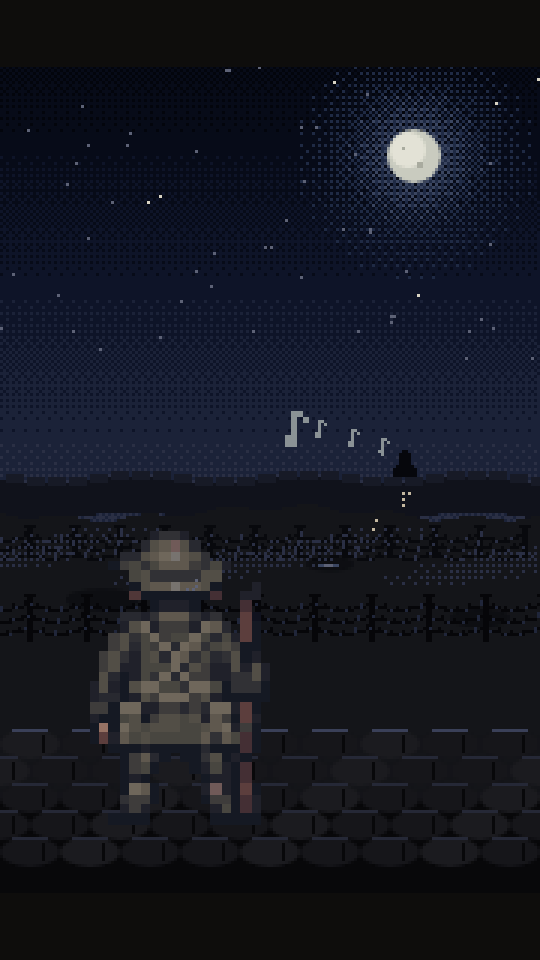
#> input picture marketing/art/day7_song_still.png, 1080 x 1920 px, given in place of hegemony_east.png, which was not available (shown at 1/2 size)
$ python make_news_thumb.py art/day7_song_still.png
#> lines starting #> are read from the running program, lines starting #| are printed output that depends on the picture
### marketing/make_posts.py
"""Promo grafika pro Instagram (Mud & Iron): profilovka a posty 4:5.

Vše se kreslí v malém pixelovém rozlišení (paleta Trench 24, písmo Silkscreen v násobcích 8 px, VT323 jen ve velikosti 15, text bez vyhlazování)
a teprve nakonec se celočíselně zvětší, takže pixely zůstanou ostré.
Použití: python marketing/make_posts.py   (z kořene repa)
"""
import os
import random

from PIL import Image, ImageDraw, ImageFont

# Text se kreslí BEZ vyhlazování (1 bit): v malé mřížce a po zvětšení ×5 by šedé odstíny hran vypadaly jako rozpitý text.
# Platí pro všechny skripty, které importují tenhle modul (make_day, make_victory, day_art, victory_scene).
_draw_init = ImageDraw.ImageDraw.__init__


def _crisp_init(self, im, mode=None):
    _draw_init(self, im, mode)
    self.fontmode = "1"


ImageDraw.ImageDraw.__init__ = _crisp_init

ROOT = os.path.dirname(os.path.dirname(os.path.abspath(__file__)))
SOLD = os.path.join(ROOT, "web", "public", "assets", "soldiers")
OUT = os.path.join(ROOT, "marketing", "posts")
FONTS = os.path.join(ROOT, "marketing", "fonts")
os.makedirs(OUT, exist_ok=True)

P = {k: tuple(int(v[i:i + 2], 16) for i in (0, 2, 4)) for k, v in {
    "ink": "0e0d0c", "dark": "1c1a17", "mud0": "2b2722", "mud1": "3d3730", "mud2": "524a3f", "mud3": "6b6152",
    "sand": "857a68", "bone": "a39782", "pale": "c4b8a0", "white": "e3d9c3", "grey": "8a9295", "steel": "666d70",
    "khaki": "8c8a5c", "olive": "6f7148", "rust": "7e3b2a", "blood": "5c2a22", "fire": "a85a36", "gold": "d98f3f",
    "yellow": "c9c26a", "water": "2a3138",
}.items()}
HEG, CON = P["grey"], P["yellow"]


def font(size=8, bold=False):
    return ImageFont.truetype(os.path.join(FONTS, "Silkscreen-Bold.ttf" if bold else "Silkscreen-Regular.ttf"), size)


# [5 lines left out: function vt, not called in this run]


def sprite(name):
    return Image.open(os.path.join(SOLD, name)).convert("RGBA")


def up(im, k):
    return im.resize((im.width * k, im.height * k), Image.NEAREST)


def text_c(d, cx, y, s, f, fill, shadow=P["ink"]):
    w = d.textlength(s, font=f)
    x = int(cx - w / 2)
    if shadow:
        d.text((x + 1, y + 1), s, font=f, fill=shadow)
    d.text((x, y), s, font=f, fill=fill)


# [11 lines left out: function title_amp, not called in this run]


def mud(im, y0, y1, seed=1):
    rnd = random.Random(seed)
    px = im.load()
    for y in range(y0, y1):
        for x in range(im.width):
            v = rnd.random() * 0.4 + ((x // 6 + y // 4 + (x * 7 + y * 3) % 5) % 4) * 0.15
            px[x, y] = (P["mud0"], P["mud1"], P["mud1"], P["mud2"], P["mud3"])[min(4, int(v * 5))] + (255,)


def sky(im, y1, glow=True):
#> called with y1 = 130, glow = True
    d = ImageDraw.Draw(im)
    cols = [P["ink"], P["dark"], P["mud0"], P["blood"], P["rust"]] if glow else [P["ink"], P["dark"], P["mud0"]]
    for y in range(y1):
        k = y / max(1, y1 - 1)
        # pásy s ditheringem na přechodech
        i = k * (len(cols) - 1)
        a, b = int(i), min(len(cols) - 1, int(i) + 1)
        frac = i - a
        for x in range(im.width):
            c = cols[b] if frac > 0.85 or (frac > 0.6 and (x + y) % 2 == 0) else cols[a]
            d.point((x, y), fill=c)


def wire(d, y, x0, x1):
    for x in range(x0, x1, 9):
        d.line((x, y - 5, x + 4, y + 2), fill=P["mud3"])
        d.line((x + 4, y - 5, x, y + 2), fill=P["mud2"])
    for x in range(x0, x1):
        d.point((x, y - 2 + (x % 6 > 2)), fill=P["ink"])
        if x % 3 == 0:
            d.point((x, y - 3 + (x % 5 > 2)), fill=P["steel"])


# ---------------- profilovka 1080×1080 ----------------
# [19 lines left out: function profile, not called in this run]


# ---------------- posty 4:5 (216×270 → ×5 = 1080×1350) ----------------
W, H, K = 216, 270, 5


def canvas():
    return Image.new("RGBA", (W, H), P["dark"] + (255,))


# [4 lines left out: function frame, not called in this run]


def footer(d, y=H - 18):
    text_c(d, W // 2, y, "@MUDANDIRON", font(8, True), P["gold"])


# [73 lines left out: functions post_war, post_sides, post_howto, post_poster, not called in this run]


# [11 lines that do not run on import are left out]

### marketing/make_support.py
"""Post „Keep the front running“ (1080×1350): výzva k dobrovolné podpoře hry na Patreonu (dřív Ko-fi, to platby zamítlo 14. 11.).
K tomu grafika pro stránku Patreonu: obálka 1600×400, obrázek úrovně 920×400, avatar 512×512.
Polní kuchyně v krytu: kuchař rozdává horké plecháčky vojákům obou stran, na bedně s příděly visí stužka War Bonds.
Dole: hra je zdarma, bez reklam a bez pay-to-win; za ration dostane voják stužku War Bonds (jen čest).
Použití: python marketing/make_support.py  → marketing/promo/support_1.jpg (+ support_square.jpg, patreon_cover.jpg, patreon_tier.jpg, patreon_avatar.jpg)
"""
import os
import sys

from PIL import ImageDraw

sys.path.insert(0, os.path.dirname(os.path.abspath(__file__)))
from make_posts import P, W, H, K, canvas, font, text_c, sprite, up, footer  # noqa: E402
from day_art import planks, light, shade, sandbag_wall, lamp  # noqa: E402

ROOT = os.path.dirname(os.path.dirname(os.path.abspath(__file__)))
PROMO = os.path.join(ROOT, "marketing", "promo")
URL = "PATREON.COM/CW/MUDANDIRON"  # adresa stránky podpory (theme.support.url)

# pruhy stužky War Bonds (stejné jako na webu: .ribbon ve web/src/style.css)
STRIPES = ["rust", "gold", "white", "gold", "olive", "gold", "white", "gold", "rust"]
WIDTHS = [7, 6, 4, 5, 8, 5, 4, 6, 7]  # celkem 52


def ribbon(d, x, y, scale=1, h=9):
    xx = x
    for c, w in zip(STRIPES, WIDTHS):
        w = max(1, round(w * scale))
        d.rectangle((xx, y, xx + w - 1, y + h - 1), fill=P[c])
        xx += w
    d.line((x, y, xx - 1, y), fill=P["pale"])
    d.line((x, y + h - 1, xx - 1, y + h - 1), fill=P["blood"])
    d.rectangle((x - 1, y - 1, xx, y + h), outline=P["ink"])
    return xx - x


# [148 lines left out: functions mug, crate, make, save, patreon, not called in this run]


# [2 lines that do not run on import are left out]

### marketing/make_news_thumb.py
"""Náhled (thumbnail) 1920×1080 pro video Front News v našem stylu (kreslený pixel art, paleta Trench-24):
noční zem nikoho pod světlicí, voják Hegemonie a Concordu (sprity ze hry ×3) přes drát, vlevo zpravodajský panel s číslem dílu.
Kreslí se v mřížce 384×216 a zvětší ×5.
Použití: python marketing/make_news_thumb.py "DAYS 1-5" "THE FIRST FIVE DAYS" [výstup.jpg] ["TICKER · TEXT · …"]
"""
import os
import sys

from PIL import Image, ImageDraw

sys.path.insert(0, os.path.dirname(os.path.abspath(__file__)))
from make_posts import P, font, text_c, up, sprite, sky, mud, wire  # noqa: E402
from make_support import ribbon  # noqa: E402

ROOT = os.path.dirname(os.path.dirname(os.path.abspath(__file__)))
GW, GH, K = 384, 216, 5


def scene():
    im = Image.new("RGBA", (GW, GH), P["ink"] + (255,))
    sky(im, 130)
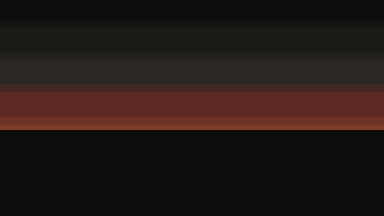
#> im: PIL image 384x216 RGBA; mean R, G, B, A 37, 25.1, 21.5, 255
    d = ImageDraw.Draw(im)
    for r, c in ((9, P["fire"]), (5, P["gold"]), (2, P["white"])):  # světlice na padáčku
        d.ellipse((290 - r, 36 - r, 290 + r, 36 + r), fill=c)
    d.line((290, 22, 290, 27), fill=P["pale"])
    d.arc((282, 14, 298, 26), 180, 360, fill=P["pale"])
    mud(im, 126, GH, seed=3)
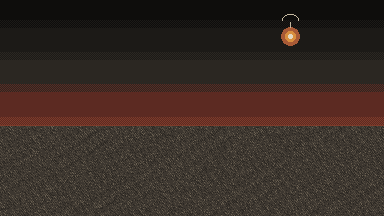
#> im: PIL image 384x216 RGBA; mean R, G, B, A 56.2, 43.1, 36.9, 255
    d = ImageDraw.Draw(im)
    d.line((0, 126, GW, 126), fill=P["mud3"])
    for cx, cy, rr in ((230, 150, 14), (340, 170, 18), (200, 190, 10)):  # krátery
        d.ellipse((cx - rr, cy - rr // 3, cx + rr, cy + rr // 3), fill=P["mud0"], outline=P["ink"])
    wire(d, 160, 186, GW)
    for name, x in (("hegemony_east.png", 196), ("concord_west.png", 296)):  # stejné měřítko, nohy na stejné výšce
        sp = sprite(name)
        bb = sp.getbbox()
#> bb = (0, 0, 1080, 1920)
        im.alpha_composite(up(sp, 3), (x, 194 - bb[3] * 3))
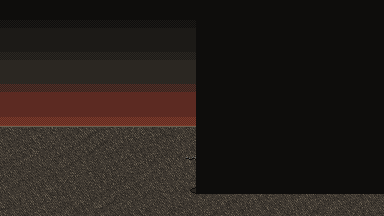
#> im: PIL image 384x216 RGBA; mean R, G, B, A 37.8, 30.5, 26.6, 255
#> pass 2 of the loop in scene, `for name, x in (("hegemony_east.png", 196), ("concord_west.png", 296)):`:
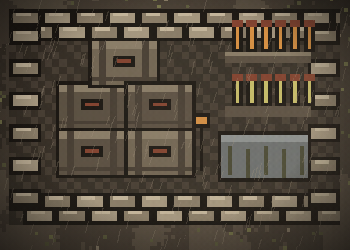
#> input picture marketing/art/vote_ammo.png, 350 x 250 px, given in place of concord_west.png, which was not available
#> bb = (0, 0, 350, 250)
#> in up (call 2), `return im.resize((im.width * k, im.height * k), Image.NEAREST)`:
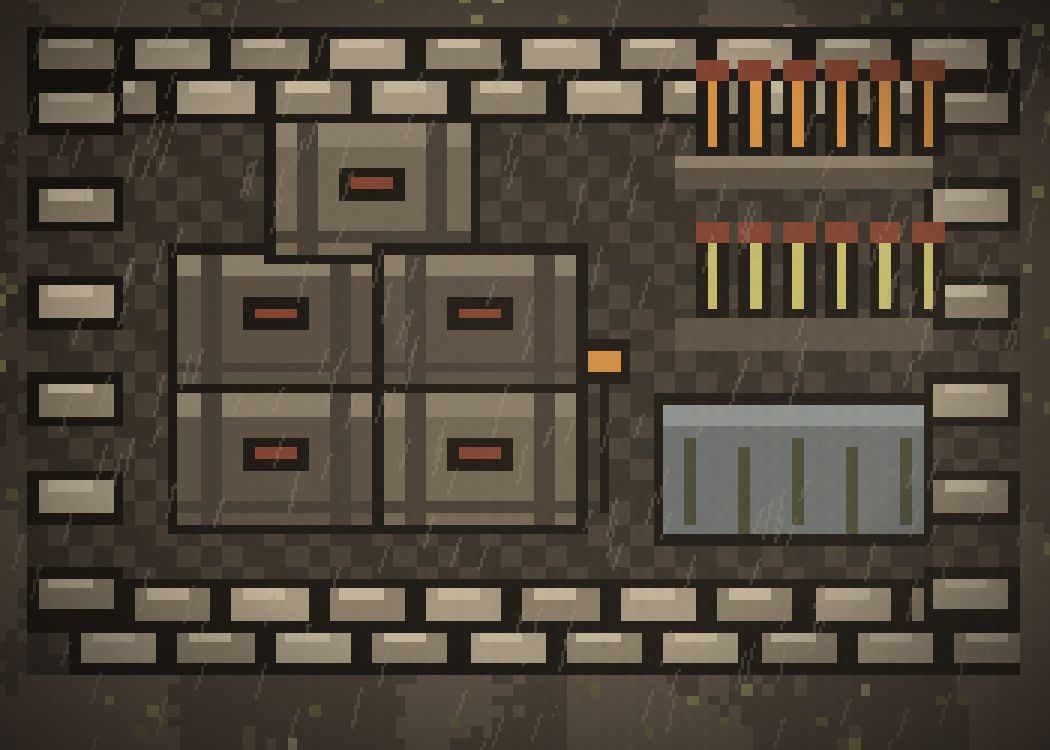
#> returned value: PIL image 1050x750 RGBA; mean R, G, B, A 78.6, 69.8, 57.8, 255
#> in scene, `im.alpha_composite(up(sp, 3), (x, 194 - bb[3] * 3))`:
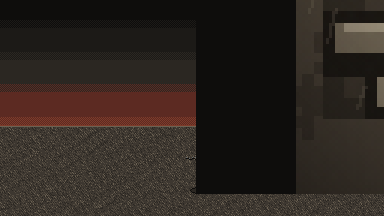
#> im: PIL image 384x216 RGBA; mean R, G, B, A 45.3, 37, 31.7, 255
    return im


def make(days, sub, out, ticker):
    o = scene()
    d = ImageDraw.Draw(o)
    for x in range(GW):  # ztmavení vlevo pod panelem
        a = int(max(0, 210 - x * 1.4)) if x < 170 else 0
        if a: d.line((x, 0, x, GH), fill=(14, 13, 12, a))
    # lišta FRONT NEWS a vedle ní značka ON AIR
    d.rectangle((12, 16, 160, 38), fill=P["rust"], outline=P["ink"])
    d.rectangle((12, 16, 160, 18), fill=P["fire"])
    d.text((18, 20), "FRONT NEWS", font=font(16, True), fill=P["white"])
    d.rectangle((164, 20, 190, 34), fill=P["ink"], outline=P["fire"])
    d.ellipse((167, 24, 172, 29), fill=P["fire"])
    d.text((175, 23), "ON", font=font(8, True), fill=P["white"])
    # číslo dílu
    d.rectangle((12, 46, 176, 118), fill=P["ink"], outline=P["gold"])
    text_c(d, 94, 52, days.split(" ")[0], font(16, True), P["pale"])
    text_c(d, 94, 72, " ".join(days.split(" ")[1:]), font(32, True), P["gold"])
    d.rectangle((12, 122, 176, 140), fill=P["dark"], outline=P["mud2"])
    text_c(d, 94, 127, sub, font(8, True), P["white"])
    text_c(d, 94, 150, "MUD & IRON", font(8, True), P["pale"])
    ribbon(d, 68, 162, scale=1, h=5)
    # ticker dole
    d.rectangle((0, GH - 18, GW, GH), fill=P["ink"])
    d.line((0, GH - 18, GW, GH - 18), fill=P["gold"])
    d.rectangle((0, GH - 17, 62, GH), fill=P["rust"])
    d.text((5, GH - 13), "BREAKING", font=font(8, True), fill=P["white"])
    d.text((68, GH - 13), ticker, font=font(8), fill=P["pale"])
    up(o, K).convert("RGB").save(out, quality=95, subsampling=0)
#> call 3 of up, with k = 5
#> in up (call 3), `return im.resize((im.width * k, im.height * k), Image.NEAREST)`:
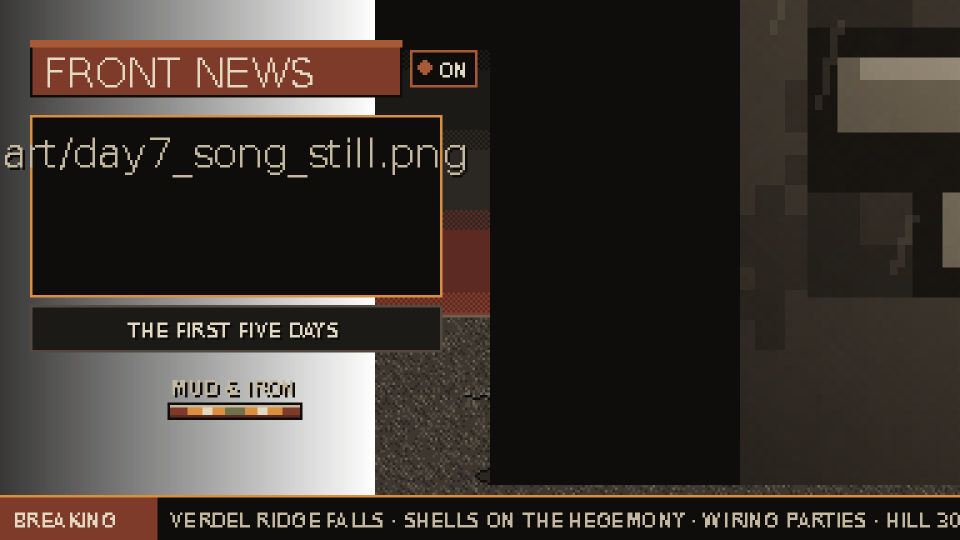
#> returned value: PIL image 1920x1080 RGBA (shown at 1/2 size); mean R, G, B, A 38.1, 30.9, 25.8, 232.9; transparent parts drawn white
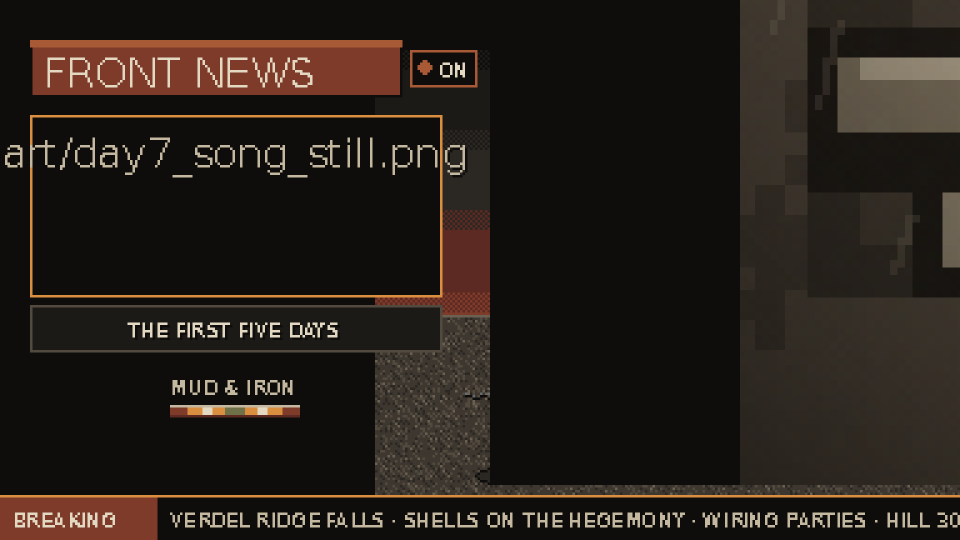
#> saved as news_days_1-5.jpg: PIL image 1920x1080 RGB (shown at 1/2 size); mean R, G, B 38.1, 30.9, 25.8
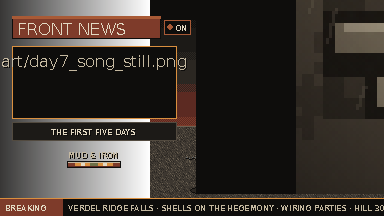
#> o: PIL image 384x216 RGBA; mean R, G, B, A 38.1, 30.9, 25.8, 232.9; transparent parts drawn white
    print(out)


if __name__ == "__main__":
    a = sys.argv[1:]
    make(a[0] if a else "DAYS 1-5", a[1] if len(a) > 1 else "THE FIRST FIVE DAYS",
         a[2] if len(a) > 2 else os.path.join(ROOT, "marketing", "promo", "news_days_1-5.jpg"),
         a[3] if len(a) > 3 else "VERDEL RIDGE FALLS · SHELLS ON THE HEGEMONY · WIRING PARTIES · HILL 304")
